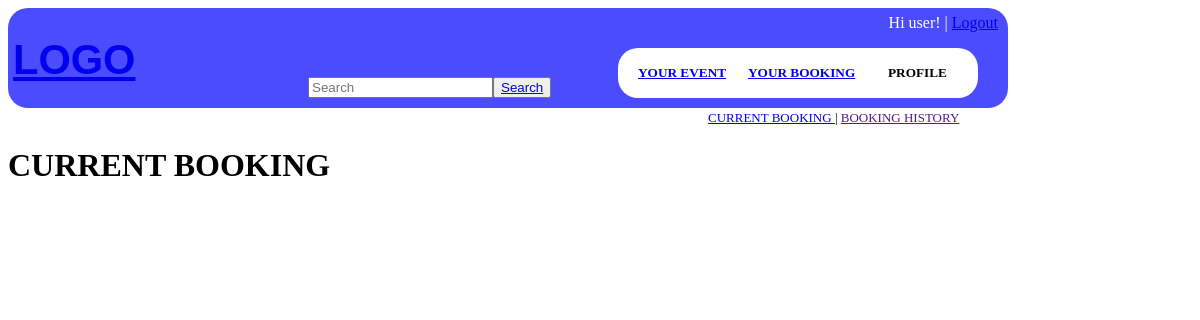
The app's page /Pages-Emily/booking_page.php, older data.
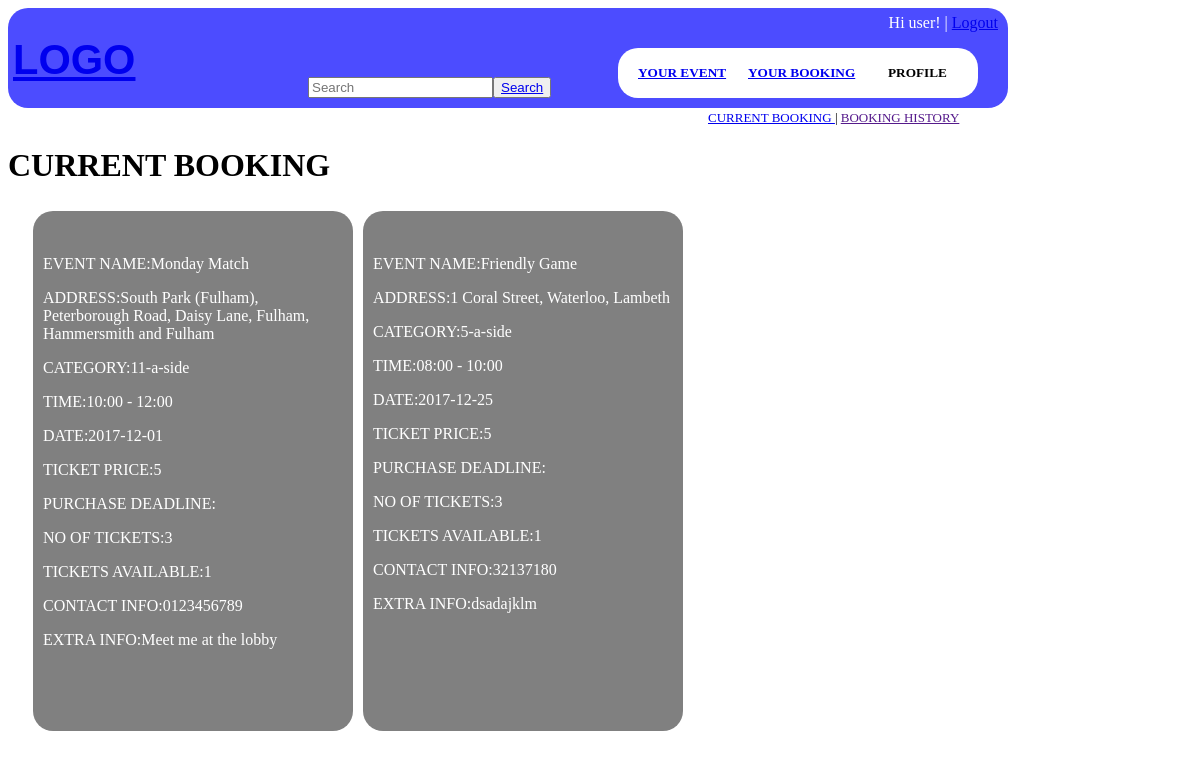
The same page, newer data.
### tables this page shows
CREATE TABLE `booking` (
  `booking_id` int(11) NOT NULL,
  `ticket_id` int(11) DEFAULT NULL,
  `user_id` int(11) NOT NULL
);

CREATE TABLE `event` (
  `event_id` int(11) NOT NULL,
  `venue_id` int(11) NOT NULL,
  `event_name` text NOT NULL,
  `category` text NOT NULL,
  `date` date NOT NULL,
  `start_time` varchar(10) NOT NULL,
  `end_time` varchar(10) NOT NULL,
  `contact_information` text NOT NULL,
  `extra_information` text NOT NULL,
  `number_of_tickets` int(11) NOT NULL,
  `tickets_available` int(11) NOT NULL,
  `host_id` int(11) DEFAULT NULL,
  `deadline_purchase` date DEFAULT NULL,
  `ticket_price` int(11) DEFAULT NULL
);

CREATE TABLE `venue` (
  `venue_id` int(11) NOT NULL,
  `address` text NOT NULL,
  `postal_code` varchar(20) NOT NULL,
  `town/city` text NOT NULL,
  `ground_type` text NOT NULL,
  `size_of_pitch` varchar(30) NOT NULL,
  `venue_name` text NOT NULL
);

### Pages-Emily/Methods.php (the view, shortened to what this page needs)
<?php
	function createToolbar() {
		echo "<div id=\"toolbar\">";
		echo "<div id=\"toolbar_logo\">";
		echo "<h1><a href='main_page.php'>LOGO</a></h1>";
		echo "</div>";
		echo "<div id=\"toolbar_searchBar\">";
		echo "<input type=\"text\" placeholder=\"Search\">";
		echo "<button id=\"searchButton\"><a href='search_page.php'>Search</a></button>";
		echo "</div>";
		echo "<div id=\"toolbar_user\">";
		echo "	<p>Hi user! | <a href='logout_page.php'>Logout</a></p>";
		echo "</div>";
		echo "<div id=\"toolbar_buttons\">";
		echo "	<div id=\"toolbar_yourEventButton\">";
		echo "	<h5><a href='event_page.php'>YOUR EVENT</a></h5>";
		echo "	</div>";
		echo "	<div id=\"toolbar_yourBookingButton\">";
		echo "	<h5><a href='booking_page.php'>YOUR BOOKING</a></h5>";
		echo "	</div>";
		echo "	<div id=\"toolbar_profileButton\">";
		echo "	<h5>PROFILE</h5>";
		echo "	</div>";
		echo "</div>";
		echo "</div>";
	}
	function createEvent($row) {
		echo "<div class=\"event\">";
		echo "<div class=\"event_properties\">";
		echo "<br>";
		echo "<p>EVENT NAME:".$row['event_name']."</p>";
		echo "<p>ADDRESS:". $row['address']."</p>";
		echo "<p>CATEGORY:". $row['category']."</p>";
		echo "<p>TIME:". $row['start_time']." - ". $row['end_time'] ." </p>";
		echo "<p>DATE:". $row['date']."</p>";
		echo "<p>TICKET PRICE:". $row['ticket_price'] ."</p>";
		echo "<p>PURCHASE DEADLINE:</p>";
		echo "<p>NO OF TICKETS:".$row['number_of_tickets']."</p>";
		echo "<p>TICKETS AVAILABLE:".$row['tickets_available']."</p>";
		echo "<p>CONTACT INFO:". $row['contact_information']."</p>";
		echo "<p>EXTRA INFO:". $row['extra_information']."</p>";
		echo "</div>";
		echo "</div>";
	}
?>

### Pages-Emily/booking_page.php (shortened to what this page needs)
<?php
	include 'Methods.php';
	$con = connectServer();
?>
<!DOCTYPE html>
<html>
	<head>
		<link rel="stylesheet" type="text/css" href="main.css">
	</head>
	<body>
<?php createToolbar(); ?>
        <h8 ><a href="booking_page.php">CURRENT BOOKING </a> | <a href="">BOOKING HISTORY</a> </h8>
	<h1>CURRENT BOOKING</h1>
<?php
	$result = mysqli_query($con,"select * from booking join ticket on booking.ticket_id=ticket.ticket_id join event on event.event_id=ticket.ticket_id join venue on venue.venue_id=event.venue_id where booking.user_Id=3");
	while ($row = mysqli_fetch_array($result)) {
		createEvent($row);
	}
?>
	</body>
</html>

### Pages-Emily/main.css (style rules this page uses)
#toolbar { width:1000px; height:100px; background: #4C4CFF; border-radius: 20px; position: relative; }
#toolbar_logo { color:white; font-family:Helvetica; position: absolute; top:0px; left:5px; font-size:130%; }
#toolbar_searchBar { position:absolute; bottom:10px; left:300px; }
#toolbar_user { position:absolute; right:10px; top:-10px; color:white; }
#toolbar_buttons { position:absolute; width:360px; height:50px; right:30px; bottom:10px; background:white; border-radius:20px; }
#toolbar_yourEventButton { width:120px; height:50px; position:absolute; left:20px; top:-5px; }
#toolbar_yourBookingButton { width:120px; height:50px; position:absolute; left:130px; top:-5px; }
#toolbar_profileButton { width:120px; height:50px; position:absolute; left: 270px; top:-5px; }
.event { position: relative; left:20px; background: grey; width:300px; height:500px; border-radius:20px; float: left; margin: 5px; padding:10px; }
.event_properties p { color:white; }

### Pages-Emily/booking_page.php (style rules this page uses)
h8 { margin-left: 700px; font-size: 13px; }

Row changes from the older to the newer data that the page shows:
added booking: event.event_name "Monday Match", venue.address "South Park (Fulham), Peterborough Road, Daisy Lane, Fulham, Hammersmith and Fulham", event.category "11-a-side", event.start_time "10:00", event.end_time "12:00", event.date "2017-12-01", event.ticket_price "5", event.number_of_tickets "3", event.tickets_available "1", event.contact_information "0123456789", event.extra_information "Meet me at the lobby"
added booking: event.event_name "Friendly Game", venue.address "1 Coral Street, Waterloo, Lambeth", event.category "5-a-side", event.start_time "08:00", event.end_time "10:00", event.date "2017-12-25", event.ticket_price "5", event.number_of_tickets "3", event.tickets_available "1", event.contact_information "32137180", event.extra_information "dsadajklm"
